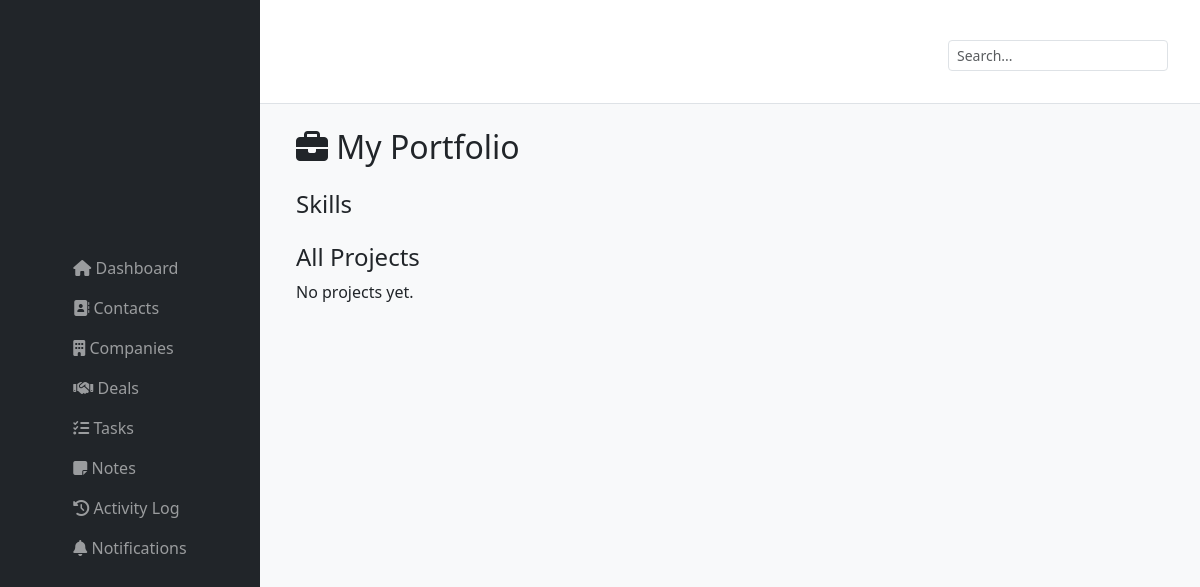
/portfolio/, run on an earlier commit of the app's database.
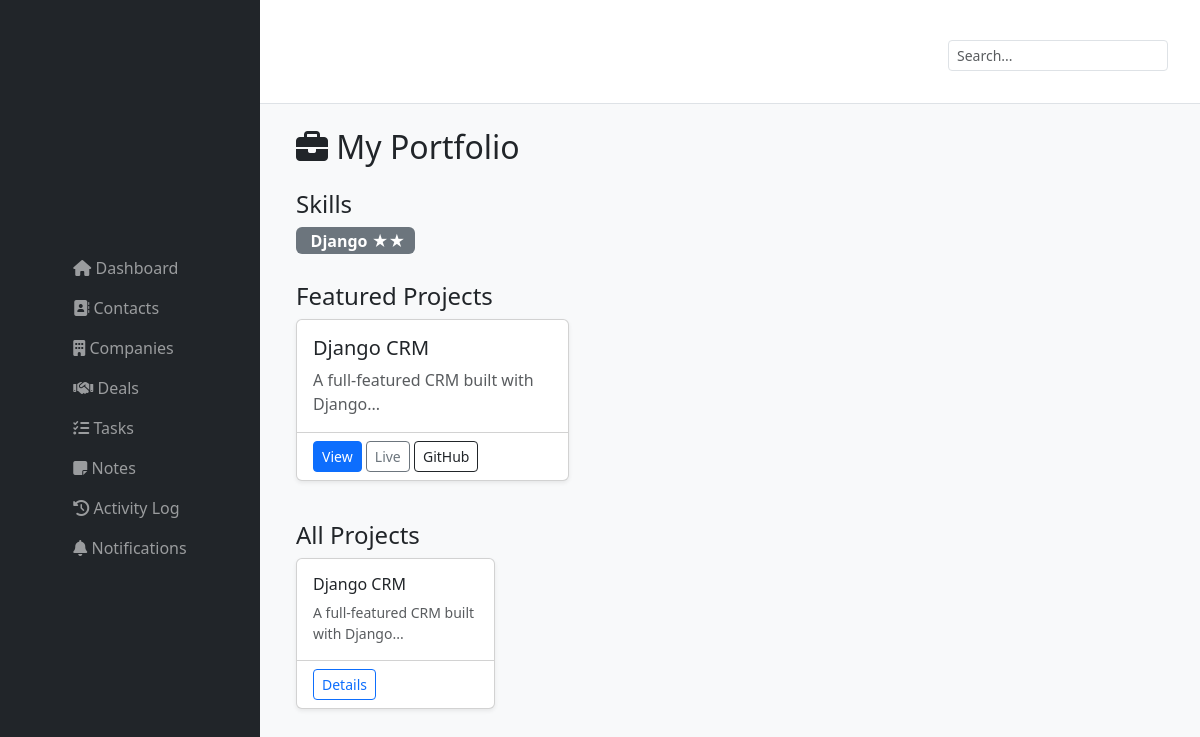
And on a later commit of the database.
### portfolio/models.py (models this page shows, shortened)
class Skill(models.Model):
    name = models.CharField(max_length=100)
    icon = models.CharField(max_length=50, blank=True, help_text="Font Awesome icon class, e.g. 'fab fa-python'")
    level = models.PositiveSmallIntegerField(default=1, choices=[(1, 'Beginner'), (2, 'Intermediate'), (3, 'Advanced')])
    order = models.PositiveSmallIntegerField(default=0)
    class Meta:
        ordering = ['order', 'name']

class Project(models.Model):
    title = models.CharField(max_length=200)
    slug = models.SlugField(unique=True)
    description = models.TextField()
    technologies = models.ManyToManyField(Skill, blank=True)
    category = models.ForeignKey(Category, on_delete=models.SET_NULL, null=True, blank=True)
    image = models.ImageField(upload_to='portfolio/', blank=True, null=True)
    link = models.URLField(blank=True, help_text="Live demo or GitHub link")
    github = models.URLField(blank=True, help_text="GitHub repository link")
    featured = models.BooleanField(default=False)
    created_at = models.DateTimeField(auto_now_add=True)
    class Meta:
        ordering = ['-created_at']

### portfolio/views.py (the view)
# urls.py: path('', views.portfolio_list, name='portfolio_list'),
def portfolio_list(request):
    projects = Project.objects.all()
    skills = Skill.objects.all()
    categories = Category.objects.all()
    featured = Project.objects.filter(featured=True)
    context = {
        'projects': projects,
        'skills': skills,
        'categories': categories,
        'featured': featured,
    }
    return render(request, 'portfolio/list.html', context)

### notifications/context_processors.py (called while the page is built, shortened)
def notification_context(request):
    return {}

### portfolio/templates/portfolio/list.html (shortened to what this page needs)
﻿{% extends 'base.html' %}
{% block content %}
<div class="container">
    <h2 class="mb-4"><i class="fas fa-briefcase"></i> My Portfolio</h2>
    <div class="mb-4">
        <h4>Skills</h4>
        {% for skill in skills %}
            <span class="badge bg-secondary me-1 mb-1" style="font-size: 1rem;">
                {{ skill.name }}
                {% if skill.level == 3 %} ★★★
                {% elif skill.level == 2 %} ★★
                {% else %} ★
                {% endif %}
            </span>
        {% endfor %}
    </div>
    {% if featured %}
    <div class="row mb-4">
        <h4>Featured Projects</h4>
        {% for project in featured %}
            <div class="col-md-6 col-lg-4 mb-3">
                <div class="card h-100 shadow-sm">
                    <div class="card-body">
                        <h5 class="card-title">{{ project.title }}</h5>
                        <p class="card-text text-muted">{{ project.description|truncatechars:100 }}</p>
                    </div>
                    <div class="card-footer bg-transparent">
                        <a href="{% url 'portfolio_detail' project.slug %}" class="btn btn-primary btn-sm">View</a>
                        {% if project.link %}
                            <a href="{{ project.link }}" target="_blank" class="btn btn-outline-secondary btn-sm">Live</a>
                        {% endif %}
                        {% if project.github %}
                            <a href="{{ project.github }}" target="_blank" class="btn btn-outline-dark btn-sm">GitHub</a>
                        {% endif %}
                    </div>
                </div>
            </div>
        {% endfor %}
    </div>
    {% endif %}
    <h4>All Projects</h4>
    <div class="row">
        {% for project in projects %}
            <div class="col-md-4 col-lg-3 mb-3">
                <div class="card h-100 shadow-sm">
                    <div class="card-body">
                        <h6 class="card-title">{{ project.title }}</h6>
                        <p class="card-text small text-muted">{{ project.description|truncatechars:60 }}</p>
                    </div>
                    <div class="card-footer bg-transparent">
                        <a href="{% url 'portfolio_detail' project.slug %}" class="btn btn-outline-primary btn-sm">Details</a>
                    </div>
                </div>
            </div>
        {% empty %}
            <p>No projects yet.</p>
        {% endfor %}
    </div>
</div>
{% endblock %}

### templates/base.html (shortened to what this page needs)
﻿{% load static %}
<!DOCTYPE html>
<html lang="en">
<head>
    <link href="https://cdn.jsdelivr.net/npm/bootstrap@5.3.0/dist/css/bootstrap.min.css" rel="stylesheet">
    <link rel="stylesheet" href="https://cdnjs.cloudflare.com/ajax/libs/font-awesome/6.4.0/css/all.min.css">
    <link rel="stylesheet" href="{% static 'css/custom.css' %}">
</head>
<body>
    <nav class="navbar navbar-expand-lg navbar-dark bg-dark fixed-top" style="height: 100vh; width: 260px; flex-direction: column; align-items: stretch; padding: 0; z-index: 1030; display: flex; flex-direction: column;">
        <div class="container-fluid d-flex flex-column h-100">
            <div class="collapse navbar-collapse" id="sidebarNav" style="flex-grow: 1; overflow-y: auto;">
                <ul class="navbar-nav flex-column w-100 pt-3">
                    <li class="nav-item">
                        <a class="nav-link {% if request.resolver_match.url_name == 'dashboard' %}active{% endif %}" href="{% url 'dashboard' %}">
                            <i class="fas fa-home"></i> Dashboard
                        </a>
                    </li>
                    <li class="nav-item">
                        <a class="nav-link {% if request.resolver_match.url_name == 'contact_list' %}active{% endif %}" href="{% url 'contact_list' %}">
                            <i class="fas fa-address-book"></i> Contacts
                        </a>
                    </li>
                    <li class="nav-item">
                        <a class="nav-link {% if request.resolver_match.url_name == 'company_list' %}active{% endif %}" href="{% url 'company_list' %}">
                            <i class="fas fa-building"></i> Companies
                        </a>
                    </li>
                    <li class="nav-item">
                        <a class="nav-link {% if request.resolver_match.url_name == 'deal_list' %}active{% endif %}" href="{% url 'deal_list' %}">
                            <i class="fas fa-handshake"></i> Deals
                        </a>
                    </li>
                    <li class="nav-item">
                        <a class="nav-link {% if request.resolver_match.url_name == 'task_list' %}active{% endif %}" href="{% url 'task_list' %}">
                            <i class="fas fa-tasks"></i> Tasks
                        </a>
                    </li>
                    <li class="nav-item">
                        <a class="nav-link {% if request.resolver_match.url_name == 'note_list' %}active{% endif %}" href="{% url 'note_list' %}">
                            <i class="fas fa-sticky-note"></i> Notes
                        </a>
                    </li>
                    <li class="nav-item">
                        <a class="nav-link {% if request.resolver_match.url_name == 'activity_list' %}active{% endif %}" href="{% url 'activity_list' %}">
                            <i class="fas fa-history"></i> Activity Log
                        </a>
                    </li>
                    <li class="nav-item">
                        <a class="nav-link {% if request.resolver_match.url_name == 'list' and request.resolver_match.namespace == 'notifications' %}active{% endif %}" href="{% url 'notifications:list' %}">
                            <i class="fas fa-bell"></i> Notifications
                        </a>
                    </li>
                </ul>
            </div>
        </div>
    </nav>
    <div style="margin-left: 260px; min-height: 100vh; background: #f8f9fa;">
        <div class="bg-white border-bottom p-3 d-flex justify-content-between align-items-center">
            <div class="d-flex align-items-center">
                <form class="d-flex me-3" role="search">
                    <input class="form-control form-control-sm" type="search" placeholder="Search..." aria-label="Search">
                </form>
            </div>
        </div>
        <div class="container-fluid p-4">
            {% block content %}{% endblock %}
        </div>
    </div>
</body>
</html>

What changed in the data, as far as the page shows it:
added Skill: name "Django"
added Project: title "Django CRM", description "A full-featured CRM built with Django..."
Also different on the page:
text no longer shown: "No projects yet."
text now shown: "Featured Projects"
